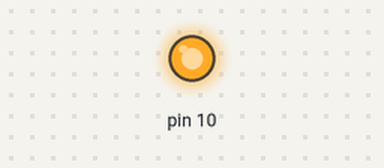
Bench run of a sketch on a simulated Arduino Uno, built with avr-gcc and run on an emulated ATmega328P. On the bench: output pins drawn as LEDs (lit = HIGH). What the sketch prints to the serial monitor is not drawn.

Above: at 0.05 s.
Timing chart, 0 to 3.0 s (numbered marks = the images above):
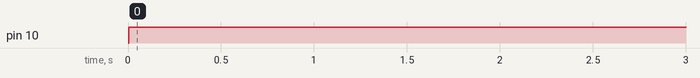

Measured:
- by itself, pin 10: LOW → HIGH at 0.01 s

The sketch:

12_spi_uno_master.ino
```cpp
//SPI-Mater
#include <SPI.h>

void setup() {
  SPI.begin();
  digitalWrite(SS, HIGH);
  SPI.setClockDivider(SPI_CLOCK_DIV16);
  Serial.begin(9600);
}

void loop() {
  digitalWrite(SS, LOW);
  int A = SPI.transfer(0);
  delay(5);
  digitalWrite(SS, HIGH);
  Serial.print(A);
  delay(100);
}
```
